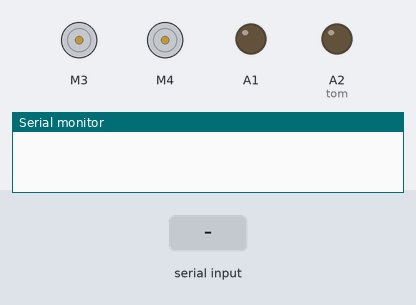
This sketch was run on a simulated Arduino Uno, built with avr-gcc and run on an emulated ATmega328P. Parts: 2 × DC motor (green arrow = forward, orange = backward, longer = faster), output pins drawn as LEDs (lit = HIGH), the last lines printed to the serial monitor. The test bench sets the inputs (shaded band).

Above: at 1.2 s.
1.3 s: "upPressed" received over Serial
At 3.2 s:
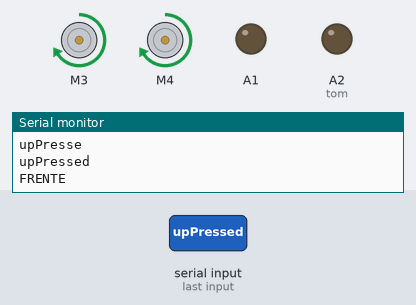
3.8 s: "downPressed" received over Serial
At 6.0 s:
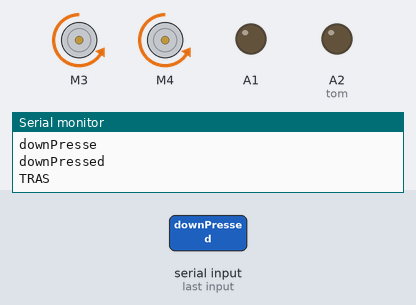
6.4 s: "rightPressed" received over Serial
At 7.2 s:
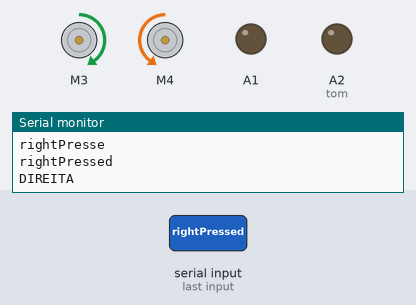
8.0 s: "leftPressed" received over Serial
At 9.1 s:
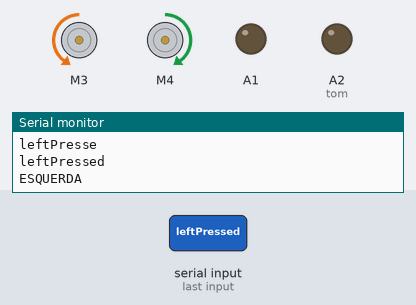
Timing chart, 0 to 10.6 s (numbered marks = the images above; inputs shaded):
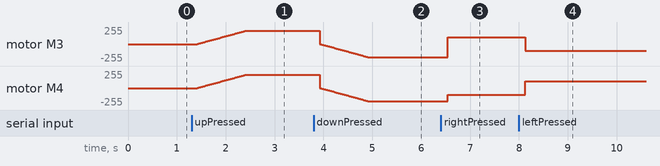

Measured:
- after the input at 1.3 s, motor M3, motor M4: moves from stopped to forward 198/255 over 0.98 s, starting after 0.11 s
- after the input at 3.8 s, motor M3, motor M4: moves from forward 198/255 to backward 198/255 over 0.99 s, starting after 0.13 s
- after the input at 6.4 s, motor M3: backward 198/255 → forward 100/255 after 0.14 s; motor M4: backward 198/255 → backward 100/255 after 0.14 s
- after the input at 8.0 s, motor M3: forward 100/255 → backward 100/255 after 0.13 s; motor M4: backward 100/255 → forward 100/255 after 0.13 s

The sketch:

carrinho_bluetooth_JOYSTICK.ino
```cpp
///////////////////////////////////////////////////////////////////////////
// Programa desenvolvido por Cristiano Teixeira                          //
///////////////////////////////////////////////////////////////////////////
//                                                                       //
// Baseado em dois motores DC                                            //
// Com uso de Bibliotecas.                                               //
// Utilizando: Ponte H, HC-06                          //
///////////////////////////////////////////////////////////////////////////

///////////////////////////////////////////////////////////////////////////
/////////////////Nomes das funções utilizadas//////////////////////////////
///////////////////////////////////////////////////////////////////////////
void  Parado();
void  AndaFrente();
void  AndaRe();
void  ViraDireita();
void  ViraEsquerda();
void  Zerinho();
void  Circulo();
//////////////////////////////////////////////////////////////////////////
/////////////////////////////////////////////////////////////////////////


///////////////////////////////////////////////////////////////////////////
////////////////////////Bloco de variáveis do motor////////////////////////
///////////////////////////////////////////////////////////////////////////
#include <AFMotor.h>                      // biblioteca da ponte H       //
#define VEL_MAX 200                       // velocidade máxima permitida //
#define ajuste_vel 3                     // fator de ajuste de velocidade//
AF_DCMotor MotorEsquerda(3, MOTOR12_8KHZ);//Motor Lado Direito           //
AF_DCMotor MotorDireita(4, MOTOR12_8KHZ); //Motor Lado Esquerdo          //
String motorSet = "";                  // Verifica a posição de movimento//
int velocidade = 0;                       // velocidade atual            //
int raio = 0;                             // adicionar comentário depois //
///////////////////////////////////////////////////////////////////////////

///////////////////////////////////////////////////////////////////////////
////////////////////////Bloco de variáveis diversas////////////////////////
///////////////////////////////////////////////////////////////////////////
#define tom A2                // para imitar R2D2                        //
#define ledPin A3             // Com Luzes                               //
///////////////////////////////////////////////////////////////////////////


String comm;

void setup()
{

  // SoftwareSerial "com port" data rate. JY-MCU v1.03 defaults to 9600.
  Serial.begin(9600);

  //delay(2000);              // espera dois segundos, para dar inicio
  //motorSet = "FOWARD";       // Indica posição a seguir
  //Parado();                 // seta o estado dos motores para parados
  pinMode(tom, OUTPUT);
  pinMode(A1,OUTPUT);


}
/////////////////////////////////////////////////


void Parado() {
  MotorEsquerda.run(RELEASE);
  MotorDireita.run(RELEASE);
}

void AndaFrente() {
    motorSet = "FORWARD";
    MotorEsquerda.run(FORWARD);
    MotorDireita.run(FORWARD);
  for (velocidade = 0; velocidade < VEL_MAX; velocidade +=2)
  {
    MotorEsquerda.setSpeed(velocidade);//+ajuste_vel);
    MotorDireita.setSpeed(velocidade);
    delay(10);
  }
}

void AndaRe() {
    motorSet = "BACKWARD";
    MotorEsquerda.run(BACKWARD);
    MotorDireita.run(BACKWARD);
  for (velocidade = 0; velocidade < VEL_MAX; velocidade +=2)
  {
    MotorEsquerda.setSpeed(velocidade);//+ajuste_vel);
    MotorDireita.setSpeed(velocidade);
    delay(10);
  }
}

void ViraDireita() {
  motorSet = "RIGHT";
  velocidade=100;
  MotorEsquerda.setSpeed(velocidade);
   MotorDireita.setSpeed(velocidade);
  MotorEsquerda.run(FORWARD);
  MotorDireita.run(BACKWARD);

}

void ViraEsquerda() {
  motorSet = "LEFT";
  velocidade=100;
  MotorEsquerda.setSpeed(velocidade);
   MotorDireita.setSpeed(velocidade);
  MotorEsquerda.run(BACKWARD);
  MotorDireita.run(FORWARD);

}

void Zerinho() {
  motorSet = "LEFT";
  MotorEsquerda.run(BACKWARD);
  MotorDireita.run(FORWARD);
}

void Circulo() {
  motorSet = "LEFT";
  MotorEsquerda.run(BACKWARD);
  MotorDireita.run(FORWARD);
  for (velocidade = 0; velocidade < VEL_MAX; velocidade +=2)
  {
    MotorEsquerda.setSpeed(velocidade);//+ajuste_vel);

    MotorDireita.setSpeed(velocidade);//+raio);
  raio=+1;
    delay(5);
  }
}


//////////////////////////////

void loop() {

  // Read device output if available.
  if (Serial.available())
  {
    delay(100);
     comm="";
     while (Serial.available())
     {
       char c=Serial.read();
       comm+=c;
       Serial.println(comm);
     }
  }


    if  (comm=="upPressed")
    {
        AndaFrente();
        Serial.println("FRENTE");
        comm="";
    }
    if  (comm=="upReleased")
    {
        Parado();
        Serial.println("PARADO");
        comm="";
    }
    if  (comm=="downPressed")
    {
        AndaRe();
        Serial.println("TRAS");
        comm="";
    }
    if  (comm=="downReleased")
    {
        Parado();
        Serial.println("PARADO");
        comm="";
    }
    if  (comm=="rightPressed")
    {
        ViraDireita();
        Serial.println("DIREITA");
        comm="";
    }
    if  (comm=="rightReleased")
    {
        Parado();
        Serial.println("PARADO");
        comm="";
    }
    if  (comm=="leftPressed")
    {
        ViraEsquerda();
        Serial.println("ESQUERDA");
        comm="";
    }
    if  (comm=="leftReleased")
    {
        Parado();
        Serial.println("PARADO");
        comm="";
    }
    if  (comm=="triagletPressed")
    {
        comm="";
    }
    if  (comm=="triagletReleased")
    {
        if(velocidade>=250){
        velocidade=100;
        }
        if(velocidade==100){
        velocidade=150;
        }
        if(velocidade==150){
        velocidade=200;
        }
        if(velocidade==200){
        velocidade=250;
        }
        Serial.println("Velocidade");
        Serial.println(velocidade);
        comm="";
    }
    if  (comm=="xPressed")
    {
      comm="";
    }
    if  (comm=="xReleased")
    {
        Parado();
        Serial.println("PARADO");
        comm="";
    }
    if  (comm=="squarePressed")
    {
        comm="";
    }
    if  (comm=="squareReleased")
    {
        Serial.println("VAI-VEM");
        AndaFrente();
        delay(500);
        AndaRe();
        delay(500);
        AndaFrente();
        delay(500);
        AndaRe();
        delay(500);
        Parado();
        comm="";
    }
    if  (comm=="circlePressed")
    {
        comm="";
    }
    if  (comm=="circleReleased")
    {
        Zerinho();
        Serial.println("ZERINHO");
        comm="";
    }

  }
```
